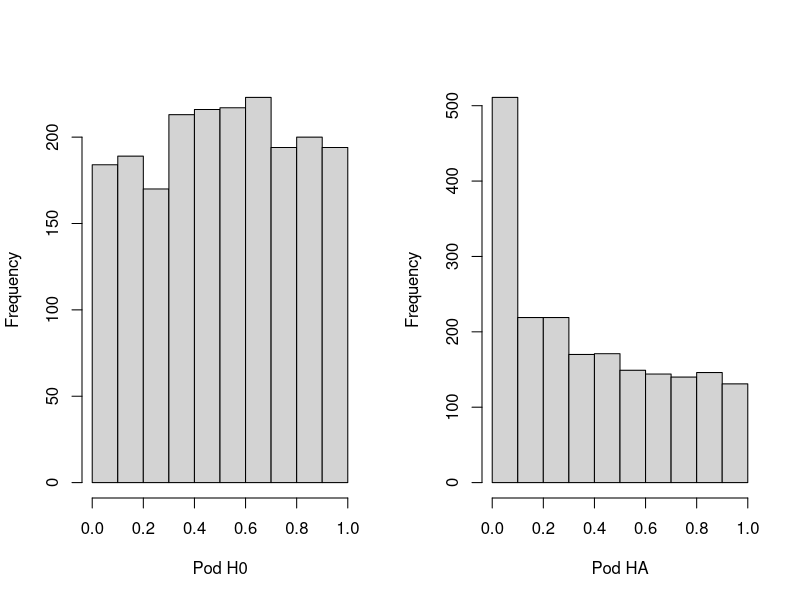

Write the R code that produced this figure.
## ---- chunk 1
knitr::opts_chunk$set(echo = TRUE)
## ---- chunk 2


generiraj_podatke = function(n1, n2, n3, m1, m2, m3) {
  N = n1 + n2 + n3
  df = data.frame("x" = rep(0.0, N), id = rep(1, N))
  df$x[1:n1] = m1 + rnorm(n1, 0, 1)
  df$x[(n1 + 1):(n1 + n2)] = m2 + rnorm(n2, 0, 1)
  df$id[(n1 + 1):(n1 + n2)] = 2
  df$x[(n1 + n2 + 1):N] = m3 + rnorm(n3, 0, 1)
  df$id[(n1 + n2 + 1):N] = 3
  df
}


simuliraj = function(reps, n1, n2, n3, m1, m2, m3) {
    pvals = rep(0, reps)
  
  for(i in 1:reps) {
    df = generiraj_podatke(n1, n2, n3, m1, m2, m3)
    t = summary(aov(x ~id, df))
    p = t[[1]]$'Pr(>F)'[1]
    pvals[i] = p
  }
  
  pvals
}


simuliraj_H0 = function(reps, n1, n2, n3, m) {
  simuliraj(reps, n1, n2, n3, m, m, m)
}

par(mfrow = c(1, 2))
hist(simuliraj_H0(2 * 10^3, 42, 42, 42, 1), xlab = "Pod H0", main = NULL)
hist(simuliraj(2 * 10^3, 42, 42, 42, 0.9, 1, 1.1), xlab = "Pod HA", main = NULL)

